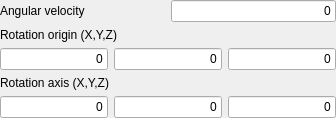
             <widget class="QFrame" name="frame8">
              <property name="frameShape">
               <enum>QFrame::NoFrame</enum>
              </property>
              <property name="frameShadow">
               <enum>QFrame::Raised</enum>
              </property>
              <layout class="QGridLayout" name="gridLayout_6">
               <property name="leftMargin">
                <number>0</number>
               </property>
               <property name="topMargin">
                <number>0</number>
               </property>
               <property name="rightMargin">
                <number>0</number>
               </property>
               <property name="bottomMargin">
                <number>0</number>
               </property>
               <item row="3" column="0">
                <widget class="QLabel" name="label_17">
                 <property name="text">
                  <string>Rotation axis (X,Y,Z)</string>
                 </property>
                </widget>
               </item>
               <item row="1" column="0">
                <widget class="QLabel" name="label_15">
                 <property name="text">
                  <string>Rotation origin (X,Y,Z)</string>
                 </property>
                </widget>
               </item>
               <item row="0" column="0">
                <widget class="QLabel" name="label_14">
                 <property name="text">
                  <string>Angular velocity</string>
                 </property>
                </widget>
               </item>
               <item row="0" column="1">
                <widget class="Gui::InputField" name="inputAngularVelocity">
                 <property name="sizePolicy">
                  <sizepolicy hsizetype="Preferred" vsizetype="Fixed">
                   <horstretch>0</horstretch>
                   <verstretch>0</verstretch>
                  </sizepolicy>
                 </property>
                 <property name="text">
                  <string notr="true">0</string>
                 </property>
                 <property name="alignment">
                  <set>Qt::AlignRight|Qt::AlignTrailing|Qt::AlignVCenter</set>
                 </property>
                 <property name="singleStep" stdset="0">
                  <double>0.010000000000000</double>
                 </property>
                 <property name="unit" stdset="0">
                  <string notr="true">rad/s</string>
                 </property>
                 <property name="format" stdset="0">
                  <number>0</number>
                 </property>
                </widget>
               </item>
               <item row="2" column="0" colspan="2">
                <widget class="QFrame" name="frameOrigin">
                 <property name="frameShape">
                  <enum>QFrame::NoFrame</enum>
                 </property>
                 <property name="frameShadow">
                  <enum>QFrame::Raised</enum>
                 </property>
                 <layout class="QHBoxLayout" name="horizontalLayout">
                  <property name="leftMargin">
                   <number>0</number>
                  </property>
                  <property name="topMargin">
                   <number>0</number>
                  </property>
                  <property name="rightMargin">
                   <number>0</number>
                  </property>
                  <property name="bottomMargin">
                   <number>0</number>
                  </property>
                  <item>
                   <widget class="Gui::InputField" name="inputRotationOriginX">
                    <property name="sizePolicy">
                     <sizepolicy hsizetype="Preferred" vsizetype="Fixed">
                      <horstretch>0</horstretch>
                      <verstretch>0</verstretch>
                     </sizepolicy>
                    </property>
                    <property name="text">
                     <string notr="true">0</string>
                    </property>
                    <property name="alignment">
                     <set>Qt::AlignRight|Qt::AlignTrailing|Qt::AlignVCenter</set>
                    </property>
                    <property name="singleStep" stdset="0">
                     <double>0.100000000000000</double>
                    </property>
                    <property name="unit" stdset="0">
                     <string notr="true">m</string>
                    </property>
                    <property name="format" stdset="0">
                     <number>0</number>
                    </property>
                   </widget>
                  </item>
                  <item>
                   <widget class="Gui::InputField" name="inputRotationOriginY">
                    <property name="sizePolicy">
                     <sizepolicy hsizetype="Preferred" vsizetype="Fixed">
                      <horstretch>0</horstretch>
                      <verstretch>0</verstretch>
                     </sizepolicy>
                    </property>
                    <property name="text">
                     <string notr="true">0</string>
                    </property>
                    <property name="alignment">
                     <set>Qt::AlignRight|Qt::AlignTrailing|Qt::AlignVCenter</set>
                    </property>
                    <property name="singleStep" stdset="0">
                     <double>0.100000000000000</double>
                    </property>
                    <property name="unit" stdset="0">
                     <string notr="true">m</string>
                    </property>
                    <property name="format" stdset="0">
                     <number>0</number>
                    </property>
                   </widget>
                  </item>
                  <item>
                   <widget class="Gui::InputField" name="inputRotationOriginZ">
                    <property name="sizePolicy">
                     <sizepolicy hsizetype="Preferred" vsizetype="Fixed">
                      <horstretch>0</horstretch>
                      <verstretch>0</verstretch>
                     </sizepolicy>
                    </property>
                    <property name="text">
                     <string notr="true">0</string>
                    </property>
                    <property name="alignment">
                     <set>Qt::AlignRight|Qt::AlignTrailing|Qt::AlignVCenter</set>
                    </property>
                    <property name="singleStep" stdset="0">
                     <double>0.100000000000000</double>
                    </property>
                    <property name="unit" stdset="0">
                     <string notr="true">m</string>
                    </property>
                    <property name="format" stdset="0">
                     <number>0</number>
                    </property>
                   </widget>
                  </item>
                 </layout>
                </widget>
               </item>
               <item row="4" column="0" colspan="2">
                <widget class="QFrame" name="frameAxis">
                 <property name="frameShape">
                  <enum>QFrame::NoFrame</enum>
                 </property>
                 <property name="frameShadow">
                  <enum>QFrame::Raised</enum>
                 </property>
                 <layout class="QHBoxLayout" name="horizontalLayout">
                  <property name="leftMargin">
                   <number>0</number>
                  </property>
                  <property name="topMargin">
                   <number>0</number>
                  </property>
                  <property name="rightMargin">
                   <number>0</number>
                  </property>
                  <property name="bottomMargin">
                   <number>0</number>
                  </property>
                  <item>
                   <widget class="Gui::InputField" name="inputRotationAxisX">
                    <property name="sizePolicy">
                     <sizepolicy hsizetype="Preferred" vsizetype="Fixed">
                      <horstretch>0</horstretch>
                      <verstretch>0</verstretch>
                     </sizepolicy>
                    </property>
                    <property name="text">
                     <string notr="true">0</string>
                    </property>
                    <property name="alignment">
                     <set>Qt::AlignRight|Qt::AlignTrailing|Qt::AlignVCenter</set>
                    </property>
                    <property name="singleStep" stdset="0">
                     <double>0.100000000000000</double>
                    </property>
                    <property name="unit" stdset="0">
                     <string notr="true"/>
                    </property>
                    <property name="format" stdset="0">
                     <number>0</number>
                    </property>
                   </widget>
                  </item>
                  <item>
                   <widget class="Gui::InputField" name="inputRotationAxisY">
                    <property name="sizePolicy">
                     <sizepolicy hsizetype="Preferred" vsizetype="Fixed">
                      <horstretch>0</horstretch>
                      <verstretch>0</verstretch>
                     </sizepolicy>
                    </property>
                    <property name="text">
                     <string notr="true">0</string>
                    </property>
                    <property name="alignment">
                     <set>Qt::AlignRight|Qt::AlignTrailing|Qt::AlignVCenter</set>
                    </property>
                    <property name="singleStep" stdset="0">
                     <double>0.100000000000000</double>
                    </property>
                    <property name="unit" stdset="0">
                     <string notr="true"/>
                    </property>
                    <property name="format" stdset="0">
                     <number>0</number>
                    </property>
                   </widget>
                  </item>
                  <item>
                   <widget class="Gui::InputField" name="inputRotationAxisZ">
                    <property name="sizePolicy">
                     <sizepolicy hsizetype="Preferred" vsizetype="Fixed">
                      <horstretch>0</horstretch>
                      <verstretch>0</verstretch>
                     </sizepolicy>
                    </property>
                    <property name="text">
                     <string notr="true">0</string>
                    </property>
                    <property name="alignment">
                     <set>Qt::AlignRight|Qt::AlignTrailing|Qt::AlignVCenter</set>
                    </property>
                    <property name="singleStep" stdset="0">
                     <double>0.100000000000000</double>
                    </property>
                    <property name="unit" stdset="0">
                     <string notr="true"/>
                    </property>
                    <property name="format" stdset="0">
                     <number>0</number>
                    </property>
                   </widget>
                  </item>
                 </layout>
                </widget>
               </item>
              </layout>
             </widget>
